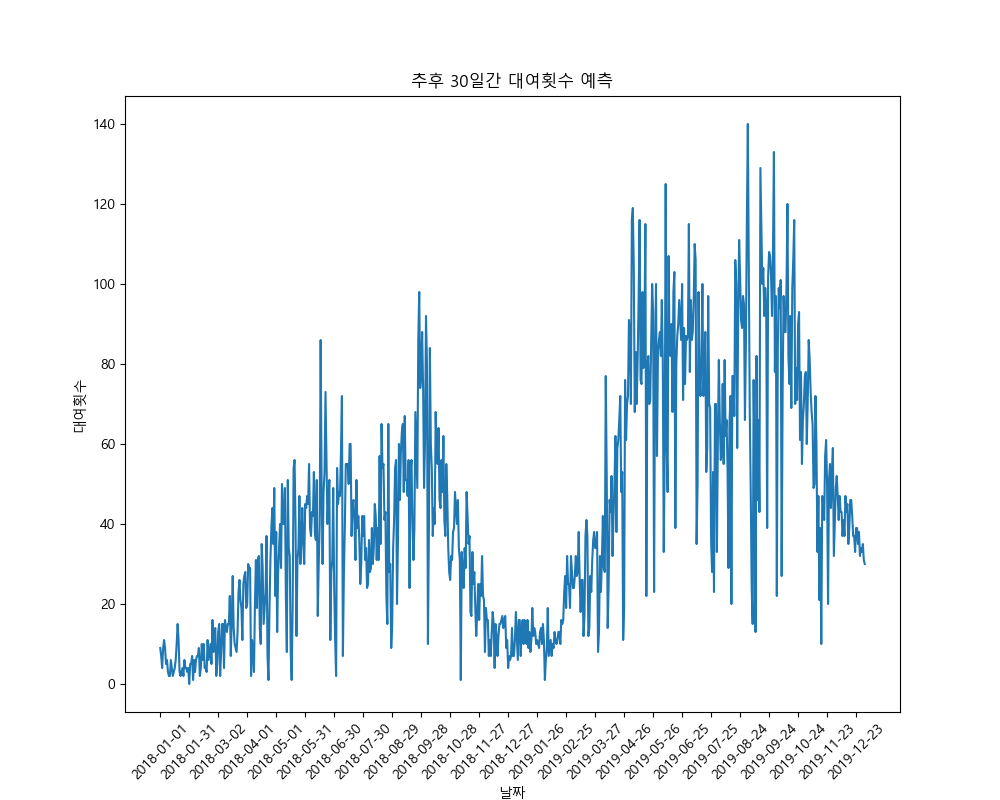

Write the Python code that produced this figure.
import sys
import base64
import pandas as pd
import numpy as np
import matplotlib
import matplotlib.pyplot as plt
import seaborn as sns
# from IPython.display import clear_output
from IPython.display import set_matplotlib_formats
from sklearn.metrics.pairwise import euclidean_distances
import tensorflow as tf
from tensorflow.keras.utils import to_categorical
from tensorflow.keras import  Model

matplotlib.rc('font',family = 'Malgun Gothic')
matplotlib.rc('axes', unicode_minus=False)
set_matplotlib_formats('retina')


data = pd.read_csv('./data/서울특별시 공공자전거 대여정보_2018_2019.csv', engine='python')
columns = data.columns.values
columns[0] = '대여소번호'
data.columns = list(columns)

date = data.copy()
for i in range(1, len(date.columns)):
    if((date.columns[i][5:7] == '03') | (date.columns[i][5:7] == '04') | (date.columns[i][5:7] == '05')):
        date[[date.columns[i]]] = 0
    elif((date.columns[i][5:7] == '06') | (date.columns[i][5:7] == '07') | (date.columns[i][5:7] == '08')):
        date[[date.columns[i]]] = 1
    elif((date.columns[i][5:7] == '09') | (date.columns[i][5:7] == '10') | (date.columns[i][5:7] == '11')):
        date[[date.columns[i]]] = 2
    elif((date.columns[i][5:7] == '12') | (date.columns[i][5:7] == '01') | (date.columns[i][5:7] == '02')):
        date[[date.columns[i]]] = 3
    else:
        print('error')


model = tf.keras.models.load_model('./model/lstm_seasonal_model.h5')

df = pd.read_csv('./data/서울특별시 공공자전거 대여소 정보_20191209_csv.csv', engine='python')
df = df.dropna(axis=0)
df = df[['대여소ID', '대여소명', '대여소주소', '위도', '경도']]
df['대여소ID'] = df['대여소ID'].astype('object')

def get_incode(x):
    if(x == 0):
        return np.array((1, 0, 0, 0)).reshape(1, 4, 1)
    if(x == 1):
        return np.array((0, 1, 0, 0)).reshape(1, 4, 1)
    if(x == 2):
        return np.array((0, 0, 1, 0)).reshape(1, 4, 1)
    if(x == 3):
        return np.array((0, 0, 0, 1)).reshape(1, 4, 1)

def node_encode(x):
    result = x
    result = str(x)
    print(base64.b64encode(result.encode('utf-8')))

def run():
#     key = int(sys.argv[1])
    key = int(sys.argv[1])

    name = df[df['대여소ID'] == key]['대여소명'].values[0]
    address = df[df['대여소ID'] == key]['대여소주소'].values[0]
    node_encode(name.split('.')[1].lstrip() if '.' in name else name)
    node_encode('주소 -'+ address)

    new_X = data[data['대여소번호'] == str(key)].iloc[0, -30:].values.reshape(1, 1, 30).astype('float64')
    new_date = date[date['대여소번호'] == str(key)].iloc[0, -30:].values
    new_date = np.concatenate(list(map(get_incode, new_date)), axis=-1)
    new_X = np.concatenate([new_X, new_date], axis=1)

    for i in range(367):
        pred = round(model.predict(new_X[:, :, -30:])[0, 0, -1])
        if((i >= 0) & (i < 91)):
            pred = np.concatenate([pred.reshape(1, 1, 1), get_incode(3)], axis=1)
        elif((i >= 91) & (i < 183)):
            pred = np.concatenate([pred.reshape(1, 1, 1), get_incode(0)], axis=1)
        elif((i >= 183) & (i < 275)):
            pred = np.concatenate([pred.reshape(1, 1, 1), get_incode(1)], axis=1)
        else:
            pred = np.concatenate([pred.reshape(1, 1, 1), get_incode(2)], axis=1)
        new_X = np.concatenate([new_X, pred], axis=-1)


    distances = euclidean_distances(df[df['대여소ID'] == key][['위도', '경도']], df[df['대여소ID'] != key][['위도', '경도']])
    distances = distances.reshape(-1)
    id_num = df[df['대여소ID'] != key]['대여소ID'].values
    id_name = df[df['대여소ID'] != key]['대여소명'].values
    id_address = df[df['대여소ID'] != key]['대여소주소'].values

    node_encode('가까운 대여소')
    for i in range(5):
        node_encode(str(i+1) + ':' + id_name[np.argsort(distances)[i]].split('.')[1].lstrip() \
              if '.' in id_name[np.argsort(distances)[i]] else id_name[np.argsort(distances)[i]])
        node_encode('ID -'+ str(int(id_num[np.argsort(distances)[i]])))
        node_encode('주소 -'+ id_address[np.argsort(distances)[i]])
        node_encode('일주일 평균 대여량 -'+
                  str(int(data[data['대여소번호'] == str(int(id_num[np.argsort(distances)[i]]))].iloc[:, -7:].mean(axis=1).values[0])))


    total = np.r_[data[data['대여소번호'] == '1001'].iloc[0, 1:-30].values, new_X[0, 0, :62]]
    ticks = [columns[i] for i in np.arange(1, len(columns), 30)] + ['2019-12-23']

    fig1 = plt.figure(figsize=(10, 8));
    plt.plot(total);
    plt.xticks(np.arange(0, len(total), 30), ticks, rotation=45);
    plt.title('추후 30일간 대여횟수 예측')
    plt.xlabel('날짜');
    plt.ylabel('대여횟수');
    fig1.savefig('./data/img/predict.png');


if __name__ == '__main__':
    run()
